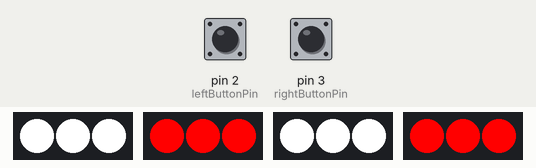
Bench run of a program on a simulated Arduino Nano, built with avr-gcc and run on an emulated ATmega328P. Parts: 4 × 3 RGB LEDs in strip order, left to right. The test bench sets the inputs (shaded band); at power-on: pin 2 (leftButtonPin) LOW, pin 3 (rightButtonPin) LOW. What the program prints to the serial monitor is not drawn.

Above: at 1.2 s.
1.3 s: pin 2 (leftButtonPin) pulled HIGH for 0.15 s
At 1.45 s:
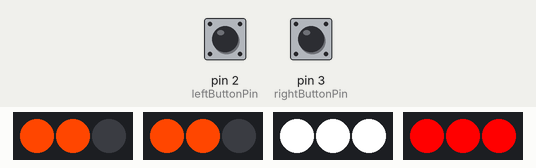
At 2.06 s:
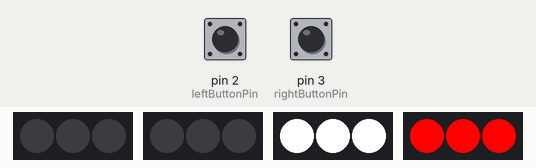
4.3 s: pin 3 (rightButtonPin) pulled HIGH for 0.15 s
At 4.38 s:
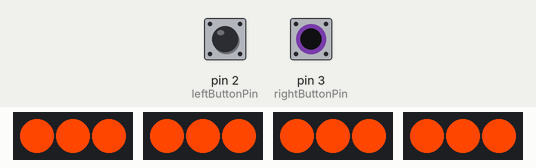
At 5.09 s:
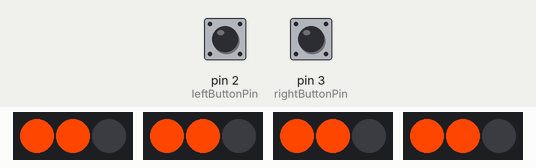
Timing chart, 0 to 6.9 s (numbered marks = the images above; inputs shaded):
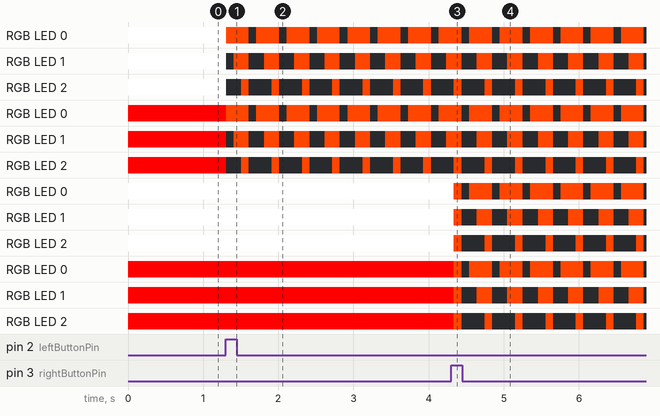

The program:

main.cpp
```cpp
#include <Arduino.h>
#include <FastLED.h>

#include "Timer.h"
#include "Signal.h"

const int numLeds = 3;

Timer timer = Timer(numLeds);

const int leftButtonPin = 2;
const int leftFrontLedPin = 9;
const int leftBackLedPin = 12;

const int rightButtonPin = 3;
const int rightFrontLedPin = 10;
const int rightBackLedPin = 11;

unsigned long prevLedOnMillis = 0;
int nextLedOnIndex = 0;

Signal leftSignal = Signal(
  leftButtonPin,
  numLeds
);

Signal rightSignal = Signal(
  rightButtonPin,
  numLeds
);

void toggleLeftSignal() {
  static unsigned long last_interrupt_time = 0;
  unsigned long interrupt_time = millis();

  // If interrupts come faster than 200ms, assume it's a bounce and ignore
  if (interrupt_time - last_interrupt_time > 200) {
    leftSignal.toggleSignal();
  }

  last_interrupt_time = interrupt_time;
}

void toggleRightSignal() {
  static unsigned long last_interrupt_time = 0;
  unsigned long interrupt_time = millis();

  // If interrupts come faster than 200ms, assume it's a bounce and ignore
  if (interrupt_time - last_interrupt_time > 200) {
    rightSignal.toggleSignal();
  }

  last_interrupt_time = interrupt_time;
}

void setup() {
  Serial.begin(115200);

  leftSignal.setupButtonInterrupt(toggleLeftSignal);
  rightSignal.setupButtonInterrupt(toggleRightSignal);

  FastLED.addLeds<WS2812B, leftFrontLedPin, GRB>(leftSignal.frontLeds, numLeds);
  FastLED.addLeds<WS2812B, leftBackLedPin, GRB>(leftSignal.backLeds, numLeds);

  FastLED.addLeds<WS2812B, rightFrontLedPin, GRB>(rightSignal.frontLeds, numLeds);
  FastLED.addLeds<WS2812B, rightBackLedPin, GRB>(rightSignal.backLeds, numLeds);

  Serial.println("end setup");
}

void loop() {

  Serial.println("loop");

  const bool anySignalBlinking = leftSignal.getIsBlinking() || rightSignal.getIsBlinking();

  timerState t;

  if (anySignalBlinking) {
    t = timer.update();
  } else {
    t = timer.reset();
  }

  leftSignal.blink(t);
  rightSignal.blink(t);
}
```

Pixel.cpp
```cpp
# include "Pixel.h"

void Pixel::setColors(ColorMode colors) {
    _colors = colors;
};

void Pixel::setMode(String mode) {
    _colorMode = mode;
};

String Pixel::getMode() {
    return _colorMode;
};

CRGB Pixel::getColor() {
    if (_colorMode == "full") {
        return _colors.full;
    };
    if (_colorMode == "blink") {
        return _colors.blink;
    };
    if (_colorMode == "dark") {
        return _colors.dark;
    };
    return _colors.full;
};
```

Pixel.h
```cpp
#include <Arduino.h>
#include <FastLED.h>

#ifndef _PIXEL_H_
#define _PIXEL_H_

struct ColorMode {
  CRGB full;
  CRGB blink;
  CRGB dark;
};


class Pixel {
  String _colorMode = "dark";
  ColorMode _colors;

  public:
    void setColors(ColorMode colors);

    void setMode(String mode);

    String getMode();

    CRGB getColor();
};

#endif // _PIXEL_H_
```

Signal.cpp
```cpp
#include "Signal.h"

Signal::Signal(int buttonPin, int numLeds) {
    pinMode(buttonPin, INPUT);
    _buttonPin = buttonPin;

    for (int i = 0; i < numLeds; i++) {

        Pixel pFront;
        pFront.setColors({
            full: CRGB(255, 255, 255),
            blink: CRGB(255, 70, 0),
            dark: CRGB(0, 0, 0)
        });
        frontPixels[i] = pFront;
        frontLeds[i] = pFront.getColor();

        Pixel pBack;
        pBack.setColors({
            full: CRGB(255, 0, 0),
            blink: CRGB(255, 70, 0),
            dark: CRGB(0, 0, 0)
        });
        backPixels[i] = pBack;
        backLeds[i] = pBack.getColor();
    }
};

bool Signal::getIsBlinking() {
    return _isBlinking;
}

void Signal::setupButtonInterrupt(void (*userFunc)(void)) {
    Serial.println("Signal::setupButtonInterrupt");
    attachInterrupt(
        digitalPinToInterrupt(_buttonPin),
        userFunc,
        RISING
    );
}

void Signal::toggleSignal(){
    _isBlinking = !_isBlinking;
    Serial.println("Signal::toggleSignal");
}

void Signal::blink(timerState timerState){
    if (_isBlinking) {
        for (int i = 0; i < _numLeds; i++) {
            const bool shouldBeOn = _isBlinking && timerState.nextLedOnIndex >= i;
            frontPixels[i].setMode(shouldBeOn ? "blink" : "dark");
            frontLeds[i] = frontPixels[i].getColor();

            backPixels[i].setMode(shouldBeOn ? "blink" : "dark");
            backLeds[i] = backPixels[i].getColor();
        }
    } else {
        for (int i = 0; i < _numLeds; i++) {
            frontPixels[i].setMode("full");
            frontLeds[i] = frontPixels[i].getColor();

            backPixels[i].setMode("full");
            backLeds[i] = backPixels[i].getColor();
        }
    }
    FastLED.show();
}
```

Signal.h
```cpp
#include <Arduino.h>
#include <FastLED.h>

#include "Timer.h"
#include "Pixel.h"

#ifndef _SIGNAL_H_
#define _SIGNAL_H_


class Signal {
    bool _isBlinking = false;
    int _buttonPin;
    int _numLeds = 3;

    public:

        Signal(int buttonPin, int numLeds);

        Pixel frontPixels[3];
        CRGB frontLeds[3];

        Pixel backPixels[3];
        CRGB backLeds[3];

        bool getIsBlinking();

        void toggleSignal();

        void setupButtonInterrupt(void (*userFunc)(void));

        void blink(timerState timerState);
};

#endif // _SIGNAL_H_
```

Timer.cpp
```cpp
#include "Timer.h"

Timer::Timer(int numLeds) {
  _numLeds = numLeds;
};

timerState Timer::update() {
  unsigned long currentMillis = millis();

  const bool timeReached = currentMillis - _prevLedOnMillis >= _intervalTurnOnNextLed;
  if (timeReached) {
    _prevLedOnMillis = currentMillis;
    _nextLedOnIndex += 1;

    if (_nextLedOnIndex >= _numLeds) {
      _nextLedOnIndex = -1;
    }
  }

  Serial.print("_nextLedOnIndex: ");
  Serial.println(_nextLedOnIndex);

  return {
    prevLedOnMillis: _prevLedOnMillis,
    nextLedOnIndex: _nextLedOnIndex,
  };
};

timerState Timer::reset() {
  _prevLedOnMillis = 0;
  _nextLedOnIndex = -1;

  return {
    prevLedOnMillis: _prevLedOnMillis,
    nextLedOnIndex: _nextLedOnIndex,
  };
};
```

Timer.h
```cpp
#include <Arduino.h>

#ifndef _TIMER_H_
#define _TIMER_H_

struct timerState {
  unsigned long prevLedOnMillis;
  int nextLedOnIndex;
};

class Timer {
  int _numLeds;

  unsigned long _prevLedOnMillis = 0;
  int _nextLedOnIndex = 0;
  unsigned long _intervalTurnOnNextLed = 100;

  public:
    Timer(int numLeds);

    timerState update();

    timerState reset();
};

#endif // _TIMER_H_
```

Measured:
- after the input at 1.3 s, RGB LED 0: alternates RGB(255, 70, 0) for 0.30 s and off for 0.10 s, starting at once; RGB LED 1: RGB(255, 255, 255) → off at once, then repeats every 0.41 s: RGB(255, 70, 0) 0.20 s, off 0.21 s
